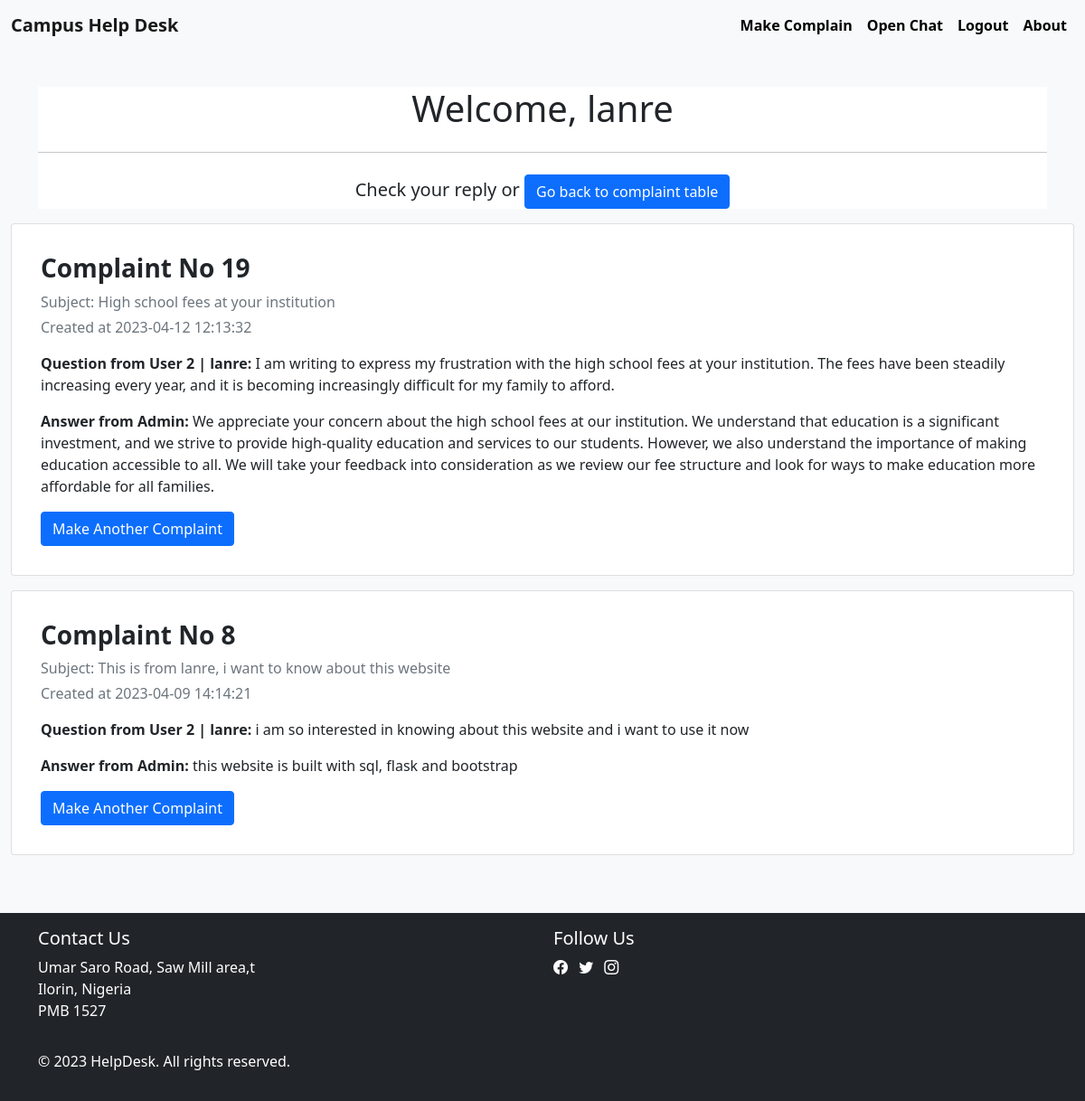
The page /open (signed in) on the database its author committed.
### tables this page shows
CREATE TABLE users (
  id INTEGER PRIMARY KEY AUTOINCREMENT NOT NULL,
  username TEXT NOT NULL,
  hash TEXT NOT NULL
, is_admin INTEGER DEFAULT 0);

CREATE TABLE replies (
  id INTEGER PRIMARY KEY AUTOINCREMENT NOT NULL,
  complaint_id INTEGER NOT NULL,
  user_id INTEGER NOT NULL,
  message TEXT NOT NULL,
  created_at TIMESTAMP DEFAULT CURRENT_TIMESTAMP,
  FOREIGN KEY (complaint_id) REFERENCES complaints (id),
  FOREIGN KEY (user_id) REFERENCES users (id)
);

CREATE TABLE complaints (
  id INTEGER PRIMARY KEY AUTOINCREMENT NOT NULL,
  user_id INTEGER NOT NULL,
  subject TEXT NOT NULL,
  description TEXT NOT NULL,
  created_at TIMESTAMP DEFAULT CURRENT_TIMESTAMP,
  FOREIGN KEY (user_id) REFERENCES users (id)
);

### app.py (the view)
@app.route("/open")
@login_required
def open():
    if "user_id" not in session:
        return redirect("/login")
    complaints = db.execute("SELECT c.subject, c.description, c.created_at, r.message, c.id as complaint_id, u.username, u.id as user_id FROM complaints c LEFT JOIN replies r ON c.id = r.complaint_id LEFT JOIN users u ON c.user_id = u.id WHERE c.user_id = :user_id ORDER BY c.created_at DESC", user_id=session["user_id"])
    """Show reply messages"""
    user_info = db.execute("SELECT username FROM users WHERE id = :user_id", user_id=session["user_id"])
    return render_template("open.html", complaints=complaints, username=user_info[0]["username"])

### app.py (called while the page is built)
@app.after_request
def after_request(response):
    response.headers["Cache-Control"] = "no-cache, no-store, must-revalidate"
    response.headers["Expires"] = 0
    response.headers["Pragma"] = "no-cache"
    return response

### helpers.py (called while the page is built)
def login_required(f):
    @wraps(f)
    def decorated_function(*args, **kwargs):
        if session.get("user_id") is None:
            return redirect("/login")
        return f(*args, **kwargs)
    return decorated_function

### templates/open.html (shortened to what this page needs)
{% extends "layout.html" %}
{% block main %}
<div class="container-fluid py-5 text-dark" style="background-color: #f8f9fa;">
  <div class="container position-relative text-center">
    <div class="jumbotron mt-5" style="background-color: #fff;">
      <h1>Welcome, {{ username }}</h1>
      <hr class="my-4">
      <p class="lead">Check your reply or <a href="/" class="btn btn-primary">Go back to complaint table</a></p>
    </div>
  </div>
  {% if complaints %}
    {% for complaint in complaints %}
      <div class="question position-relative card my-3 p-3" style="background-color: #fff;">
        <div class="card-body">
          <h3 class="fw-bold">Complaint No {{ complaint.complaint_id }}</h3>
          <p class="text-muted mb-1">Subject: {{ complaint.subject }}</p>
          <p class="text-muted mb-3">Created at {{ complaint.created_at }}</p>
          <p><strong>Question from User {{ complaint.user_id }} | {{ complaint.username }}:</strong> {{ complaint.description }}</p>
          {% if complaint.message %}
            <p><strong>Answer from Admin:</strong> {{ complaint.message }}</p>
            <strong><a class="btn btn-primary" href="/complaints">Make Another Complaint</a></strong>
          {% endif %}
        </div>
      </div>
    {% endfor %}
  {% else %}
    <p class="position-relative">No complaints found.</p>
  {% endif %}
</div>
{% endblock %}

### rows shown on the page
users: username "lanre"
replies: complaint_id "19", subject "High school fees at your institution", created_at "2023-04-12 12:13:32", user_id "2", username "lanre", description "I am writing to express my frustration with the high school fees at your institution. The fees have been steadily increasing every year, and it is becoming increasingly difficult for my family to afford.", message "We appreciate your concern about the high school fees at our institution. We understand that education is a significant investment, and we strive to provide high-quality education and services to our students. However, we also understand the importance of making education accessible to all. We will take your feedback into consideration as we review our fee structure and look for ways to make education more affordable for all families."
replies: complaint_id "8", subject "This is from lanre, i want to know about this website", created_at "2023-04-09 14:14:21", user_id "2", username "lanre", description "i am so interested in knowing about this website and i want to use it now", message "this website is built with sql, flask and bootstrap"
